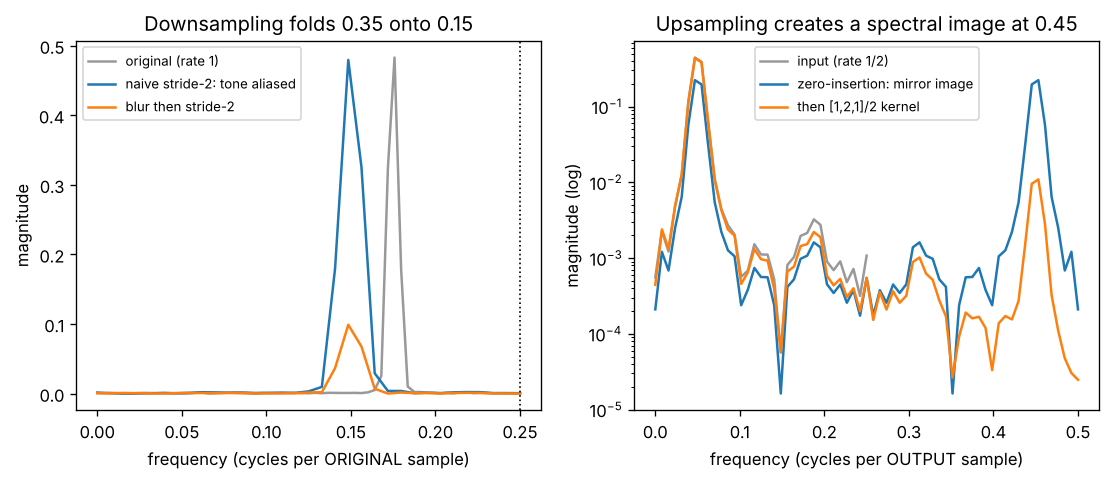

Recreate this plot in Python.
"""
Day 131 - Consolidation: the aliasing / resampling thread.

Left : stride-2 downsampling (strided conv / pooling). A tone at 0.35 cycles/sample is above the new
       Nyquist (0.25 of the old rate), so naive decimation folds it to a false lower frequency.
       A [1,2,1]/4 blur before decimating (anti-aliased pooling) attenuates it.
Right: stride-2 upsampling (transposed conv). Zero-insertion copies the spectrum into a mirror image;
       a smoothing kernel after it suppresses the image. The residual image is the checkerboard artifact.
All data synthetic, seed 42, N = 128 samples.
"""
import numpy as np
import matplotlib.pyplot as plt

np.random.seed(42)
N = 128
n = np.arange(N)
f0 = 0.35                                          # cycles/sample, above the post-decimation Nyquist (0.25)
x = np.sin(2 * np.pi * f0 * n) + 0.01 * np.random.randn(N)
blur = np.array([1, 2, 1]) / 4.0


def spec(sig):
    """One-sided magnitude spectrum, frequency in cycles/sample of that signal's own rate."""
    S = np.abs(np.fft.rfft(sig * np.hanning(len(sig)))) / len(sig) * 2
    return np.fft.rfftfreq(len(sig)), S


# ---- left: decimation with / without anti-aliasing ----
naive = x[::2]                                     # strided conv / max-style decimation, no filter
filtered = np.convolve(x, blur, mode="same")[::2]  # blur-pool: low-pass, then decimate
fx, Sx = spec(x)
fn, Sn = spec(naive)
ff, Sf = spec(filtered)

# ---- right: zero-insertion upsampling with / without a smoothing kernel ----
base = np.sin(2 * np.pi * 0.1 * np.arange(N // 2)) + 0.01 * np.random.randn(N // 2)   # band-limited input
up = np.zeros(N)
up[::2] = base                                     # transposed conv, stride 2: insert zeros
up_smooth = np.convolve(up, np.array([1, 2, 1]) / 2.0, mode="same")   # linear-interp kernel
fu, Su = spec(up)
fs, Ss = spec(up_smooth)
fb, Sb = spec(base)

fig, ax = plt.subplots(1, 2, figsize=(11, 4))
ax[0].plot(fx * 0.5, Sx[: len(fx)], color="0.6", label="original (rate 1)")
ax[0].plot(fn * 0.5, Sn, label="naive stride-2: tone aliased")
ax[0].plot(ff * 0.5, Sf, label="blur then stride-2")
ax[0].axvline(0.25, color="k", ls=":", lw=1)
ax[0].set_xlabel("frequency (cycles per ORIGINAL sample)")
ax[0].set_ylabel("magnitude")
ax[0].set_title("Downsampling folds 0.35 onto 0.15")
ax[0].legend(fontsize=8)

ax[1].semilogy(fb * 0.5, Sb + 1e-6, color="0.6", label="input (rate 1/2)")
ax[1].semilogy(fu, Su + 1e-6, label="zero-insertion: mirror image")
ax[1].semilogy(fs, Ss + 1e-6, label="then [1,2,1]/2 kernel")
ax[1].set_xlabel("frequency (cycles per OUTPUT sample)")
ax[1].set_ylabel("magnitude (log)")
ax[1].set_title("Upsampling creates a spectral image at 0.45")
ax[1].legend(fontsize=8)

plt.savefig("graph_DAY_131.png", dpi=120, bbox_inches="tight")

k = lambda f, S, t: S[np.argmin(np.abs(f - t))]
print("left : peak freq naive  = %.3f  (expect 0.15)" % (fn[np.argmax(Sn)] * 0.5))
print("left : peak amp  naive %.3f  blurred %.3f" % (Sn.max(), Sf.max()))
print("right: image @0.45 zero-insert %.3f  smoothed %.4f  | tone @0.05 %.3f" % (k(fu, Su, 0.45), k(fs, Ss, 0.45), k(fu, Su, 0.05)))
H = lambda w: (2 + 2 * np.cos(w)) / 4
print("blur gain at 0.35 cyc/sample: %.3f ; fold target 0.15" % H(2 * np.pi * 0.35))
